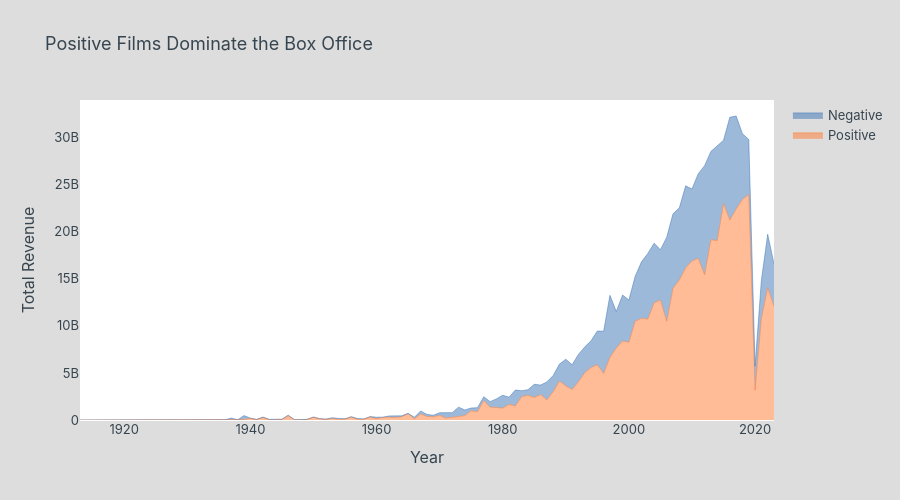

The notebook cell this image was saved under:
### Code cell
def make_area_chart(df, sentiments=['positive', 'negative'], title='Positive Films Dominate the Box Office'):
    data = (df.groupby(['year', 'sentiment_category'])['revenue']
              .sum()
              .unstack(fill_value=0)
              .reindex(columns=sentiments, fill_value=0))

    fig = go.Figure()
    for s in sentiments:
        fig.add_trace(go.Scatter(
            x=data.index, y=data[s],
            name=s.capitalize(),
            mode='lines',
            line=dict(width=0.5, color=COLORS[s]),
            stackgroup='one',
        ))

    fig.update_layout(
        title=title,
        xaxis_title='Year',
        yaxis_title='Total Revenue',
        **layout_base,
        height=500,
    )
    return fig
fig = make_area_chart(movies_df)
fig.show()
